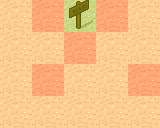

Rendered tile map (Tiled .tmx) drawn with the repository's tilesets; below, a short description and the map source with its tile grids summarised:
An orthogonal 5x4 tile map with 32x32 px tiles, 2 tile layers (Background, meta), 2 tilesets and 7 objects (6x EnemySpawn, SpawnPoint).

<map version="1.0" orientation="orthogonal" renderorder="right-down" width="5" height="4" tilewidth="32" tileheight="32" nextobjectid="29">
 <tileset firstgid="1" name="tmw_desert_spacing" tilewidth="32" tileheight="32" spacing="1" margin="1">
  <image source="tmw_desert_spacing.png" width="265" height="199" />
 </tileset>
 <tileset firstgid="49" name="meta_tiles" tilewidth="32" tileheight="32" spacing="1" margin="1">
  <image source="meta_tiles.png" width="67" height="34" />
  <tile id="1">
   <properties>
    <property name="isGoal" value="true" />
   </properties>
  </tile>
 </tileset>
 <layer name="Background" width="5" height="4">
  <data>[20 cells, 20 non-empty, 2 distinct tile ids]</data>
 </layer>
 <objectgroup name="Objects">
  <object id="5" name="SpawnPoint" x="79.3527" y="111.249" />
 </objectgroup>
 <layer name="meta" width="5" height="4">
  <data>[20 cells, 6 non-empty, 2 distinct tile ids]</data>
 </layer>
 <objectgroup name="Enemies">
  <object id="20" name="EnemySpawn" x="53.6798" y="17.1153">
   <properties>
    <property name="EnemyID" value="1" />
    <property name="MapX" value="1" />
    <property name="MapY" value="0" />
   </properties>
  </object>
  <object id="21" name="EnemySpawn" x="105.804" y="17.1153">
   <properties>
    <property name="EnemyID" value="1" />
    <property name="MapX" value="3" />
    <property name="MapY" value="0" />
   </properties>
  </object>
  <object id="22" name="EnemySpawn" x="77.0188" y="48.234">
   <properties>
    <property name="EnemyID" value="0" />
    <property name="MapX" value="2" />
    <property name="MapY" value="1" />
   </properties>
  </object>
  <object id="23" name="EnemySpawn" x="54.4578" y="74.6849">
   <properties>
    <property name="EnemyID" value="0" />
    <property name="MapX" value="1" />
    <property name="MapY" value="2" />
   </properties>
  </object>
  <object id="24" name="EnemySpawn" x="142.368" y="73.907">
   <properties>
    <property name="EnemyID" value="0" />
    <property name="MapX" value="4" />
    <property name="MapY" value="2" />
   </properties>
  </object>
  <object id="28" name="EnemySpawn" x="142.353" y="48.2654">
   <properties>
    <property name="EnemyID" value="1" />
    <property name="MapX" value="4" />
    <property name="MapY" value="1" />
   </properties>
  </object>
 </objectgroup>
</map>
